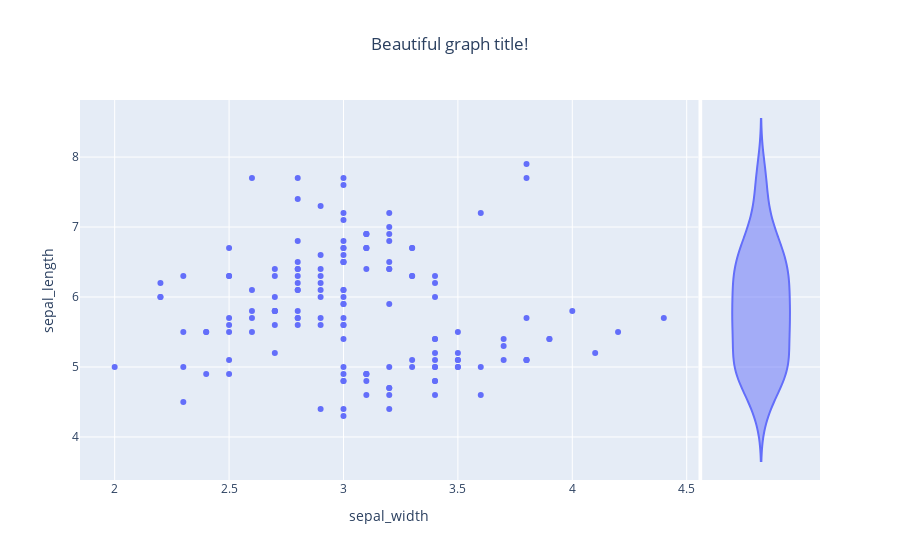

Write notebook code for a chart like this one.
### Markdown cell above
### Combined with px

### Code cell
fig = px.scatter(iris, x='sepal_width', y='sepal_length', title='TITLE ONE', marginal_y='violin')

fig.update_layout(title=go.layout.Title(text='Beautiful graph title!', x=0.5))

### Figure 1 — Plotly figure (JSON) as saved in the notebook; plotly's stock layout.template omitted (floating-point values rounded to 4 significant figures; data arrays with more than 128 entries replaced by an {"elided": "..."} marker saying what was removed)
{"data": [{"hovertemplate": "sepal_width=%{x}<br>sepal_length=%{y}<extra></extra>", "legendgroup": "", "marker": {"color": "#636efa", "symbol": "circle"}, "mode": "markers", "name": "", "orientation": "v", "showlegend": false, "type": "scatter", "x": {"elided": "150 float values"}, "xaxis": "x", "y": {"elided": "150 float values"}, "yaxis": "y"}, {"alignmentgroup": "True", "hovertemplate": "sepal_length=%{y}<extra></extra>", "legendgroup": "", "marker": {"color": "#636efa", "symbol": "circle"}, "name": "", "offsetgroup": "", "scalegroup": "y", "showlegend": false, "type": "violin", "xaxis": "x2", "y": {"elided": "150 float values"}, "yaxis": "y2"}], "layout": {"legend": {"tracegroupgap": 0}, "title": {"text": "Beautiful graph title!", "x": 0.5}, "xaxis": {"anchor": "y", "domain": [0, 0.8358], "title": {"text": "sepal_width"}}, "xaxis2": {"anchor": "y2", "domain": [0.8408, 1], "matches": "x2", "showgrid": false, "showline": false, "showticklabels": false, "ticks": ""}, "yaxis": {"anchor": "x", "domain": [0, 1], "title": {"text": "sepal_length"}}, "yaxis2": {"anchor": "x2", "domain": [0, 1], "matches": "y", "showgrid": true, "showticklabels": false}}}
